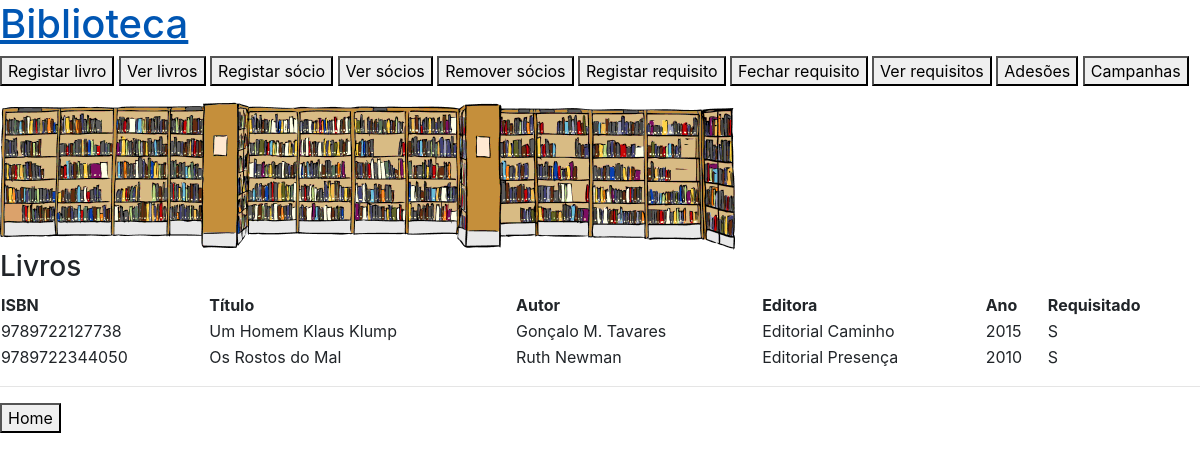
The page /ver_livros on the database as committed earlier.
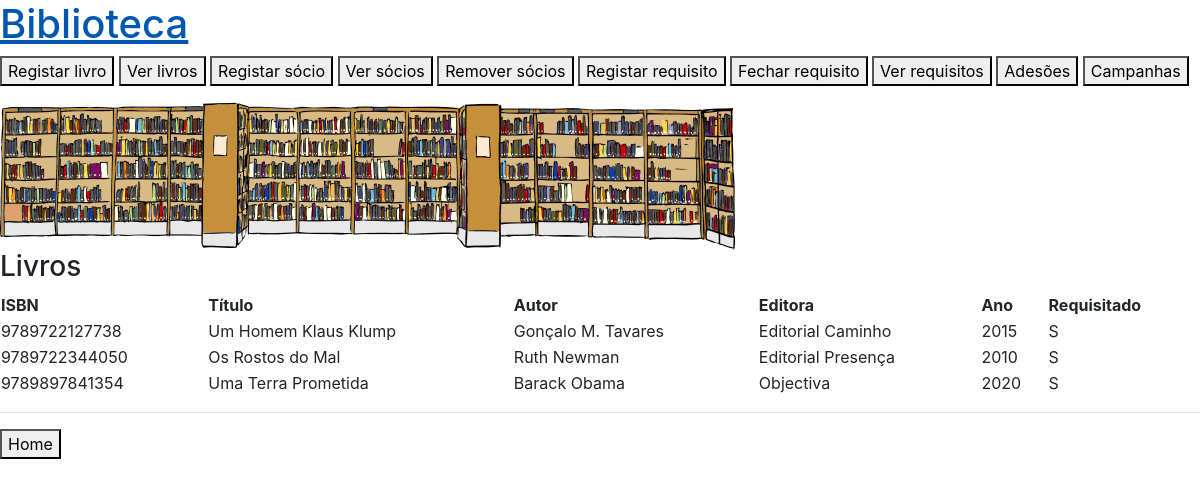
The same page on the database as committed later.
### app.py (models this page shows)
class Livro(db.Model):
    __tablename__ = 'livro'
    ISBN = db.Column(db.Integer, primary_key=True)
    titulo = db.Column(db.String(150))
    autor = db.Column(db.String(70))
    editora = db.Column(db.String(70))
    ano = db.Column(db.Integer)
    requisitado = db.Column(db.String(1), default='N')

### app.py (the view)
@app.route('/ver_livros', methods=['GET'])
def ver_livros():
    livros = Livro.query.all()
    return render_template('ver_livros.html', livros=livros)

### templates/ver_livros.html (shortened to what this page needs)
{% extends "base.html"%}
{%block content%}
<h3>Livros</h3>
<table style="width:100%">
  <tr>
    <th>ISBN</th>
    <th>Título </th>
    <th>Autor</th>
    <th>Editora</th>
    <th>Ano</th>
    <th>Requisitado</th>
  </tr>
  {% for livro in livros %}
  <tr>
    <td>{{livro.ISBN}}</td>
    <td>{{livro.titulo}}</td>
    <td>{{livro.autor}}</td>
    <td>{{livro.editora}}</td>
    <td>{{livro.ano}}</td>
    <td>{{livro.requisitado}}</td>
    {% endfor %}
</table>
<hr />
<a href="/"><button type="button">Home</button></a>
{%endblock%}

Rows that differ between the two databases and show on the page:
added Livro: ISBN "9789897841354", titulo "Uma Terra Prometida", autor "Barack Obama", editora "Objectiva", ano "2020", requisitado "S"
